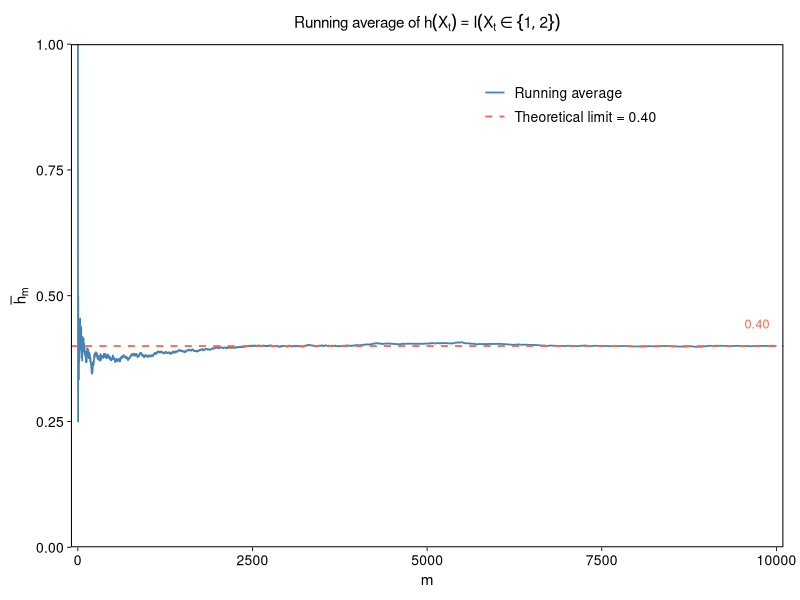

Reproduce this figure in R.
## ---- chunk 1
P_raw <- matrix(
  c(
    0.20, 0.65, 0.10, 0.10, 0.05,
    0.05, 0.20, 0.65, 0.10, 0.10,
    0.10, 0.05, 0.20, 0.65, 0.10,
    0.10, 0.10, 0.05, 0.20, 0.65,
    0.65, 0.10, 0.10, 0.05, 0.20
  ),
  nrow = 5,
  byrow = TRUE
)
rowSums(P_raw)
## ---- chunk 2
# normalize each row by its row sum
P <- sweep(P_raw, 1, rowSums(P_raw), FUN = "/")
P
## ---- chunk 3
# Check the circulant structure: each row is a cyclic right shift of the first row.
is_circulant <- function(P, tol = 1e-10) {
  if (!is.matrix(P) || nrow(P) != ncol(P)) {
    return(FALSE)
  }
  
  n <- nrow(P)
  
  right_shift <- function(x, k) {
    if (k == 0) {
      x
    } else {
      c(tail(x, k), head(x, -k))
    }
  }
  
  for (i in seq_len(n)) {
    expected <- right_shift(P[1, ], i - 1)
    if (!isTRUE(all.equal(P[i, ], expected, tolerance = tol))) {
      return(FALSE)
    }
  }
  
  TRUE
}

# Check whether P is doubly stochastic: all rows and all columns sum to 1.
is_doubly_stochastic <- function(P, tol = 1e-12) {
  if (!is.matrix(P) || nrow(P) != ncol(P)) {
    return(FALSE)
  }
  
  rows_ok <- all(abs(rowSums(P) - 1) < tol)
  columns_ok <- all(abs(colSums(P) - 1) < tol)
  
  rows_ok && columns_ok
}
## ---- chunk 4
#| results: hold
cat("P_raw is circulant:", is_circulant(P_raw), "\n")
cat("P is circulant:", is_circulant(P), "\n")
stopifnot(is_circulant(P))

cat("P_raw is doubly stochastic:",
    is_doubly_stochastic(P_raw),
    "\n")
cat("P is doubly stochastic:", is_doubly_stochastic(P), "\n")
stopifnot(is_doubly_stochastic(P))
## ---- chunk 5
pi <- rep(1 / ncol(P), ncol(P))
pi
## ---- chunk 6
is_stationary <- function(pi, P, tol = 1e-12) {
  nonnegative <- all(pi >= 0)
  sums_to_one <- abs(sum(pi) - 1) < tol
  stationary_equation <- all(abs(as.numeric(pi %*% P) - pi) < tol)
  
  nonnegative && sums_to_one && stationary_equation
}

is_stationary(pi, P)
## ---- chunk 7
# entry (i,j) is pi_i * P_ij
forward_flow <- sweep(P, 1, pi, FUN = "*")

# check whether forward_flow equals its transpose
reversible <- max(abs(forward_flow - t(forward_flow))) < 1e-12

reversible
## ---- chunk 8
c(pi[1] * P[1, 2], pi[2] * P[2, 1])
## ---- chunk 9
all(P > 0)
## ---- chunk 10
all(diag(P) > 0)
## ---- chunk 11
set.seed(1002)
n_steps <- 10000
current <- 1
x <- integer(n_steps)

for (m in seq_len(n_steps)) {
  current <- sample.int(5, size = 1, prob = P[current, ])
  x[m] <- current
}

empirical <- prop.table(table(factor(x, levels = 1:5)))
comparison <- rbind(empirical = as.numeric(empirical), stationary = pi)
colnames(comparison) <- paste0("state ", 1:5)
print(round(comparison, 4))
## ---- chunk 12
#| warning: false
library(ggplot2)
library(ggpubr)

h <- as.numeric(x %in% c(1, 2))
running_average <- cumsum(h) / seq_len(n_steps)
theoretical_limit <- sum(pi[c(1, 2)])

plot_df <- data.frame(m = seq_len(n_steps), running_average = running_average)

ggplot(plot_df, aes(x = m, y = running_average)) +
  geom_line(aes(colour = "Running average"), linewidth = 0.6) +
  geom_hline(
    aes(yintercept = theoretical_limit, colour = "Theoretical limit"),
    linetype = "dashed",
    linewidth = 0.6
  ) +
  annotate(
    "text",
    x = n_steps * 0.99,
    y = theoretical_limit + 0.035,
    label = sprintf("%.2f", theoretical_limit),
    hjust = 1,
    vjust = 0,
    colour = "tomato",
    size = 3.2
  ) +
  scale_colour_manual(
    name = NULL,
    values = c(
      "Running average" = "steelblue",
      "Theoretical limit" = "tomato"
    ),
    labels = c("Running average", "Theoretical limit = 0.40")
  ) +
  scale_x_continuous(expand = expansion(mult = c(0.01, 0.01))) +
  scale_y_continuous(limits = c(0, 1), expand = expansion(mult = c(0, 0))) +
  labs(
    x = "m",
    y = expression(bar(h)[m]),
    title = expression("Running average of" ~
                         h(X[t]) ==
                         plain(I)(X[t] %in% group("{", list(
                           1, 2
                         ), "}")))
  ) +
  theme_pubr(base_size = 11, border = TRUE) +
  theme(
    plot.title = element_text(
      size = 11,
      face = "plain",
      hjust = 0.5,
      margin = margin(b = 6)
    ),
    axis.text = element_text(colour = "black", size = 10),
    axis.title = element_text(size = 11),
    axis.ticks = element_line(colour = "black", linewidth = 0.3),
    panel.grid = element_blank(),
    legend.position = c(0.70, 0.88),
    legend.background = element_blank(),
    legend.key = element_blank(),
    legend.text = element_text(size = 10),
    plot.margin = margin(10, 12, 8, 8)
  )
